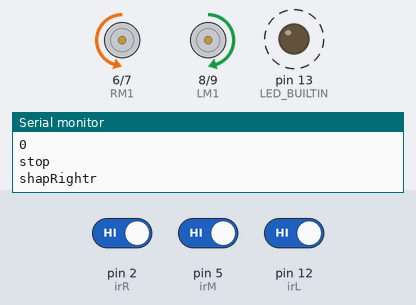
Bench run of a sketch on a simulated Arduino Uno, built with avr-gcc and run on an emulated ATmega328P. Shown: motor-driver pin pairs drawn as motors (green arrow = first pin HIGH = forward, orange = second pin HIGH = backward, longer = more drive, scaled by the enable pin), output pins drawn as LEDs (lit = HIGH), the last lines printed to the serial monitor. Dashed ring = blinking. The test bench sets the inputs (shaded band); at power-on: pin 5 (irM) HIGH, pin 2 (irR) HIGH, pin 12 (irL) HIGH.

Above: at 2.6 s.
2.7 s: pin 5 (irM) driven LOW
At 3.5 s:
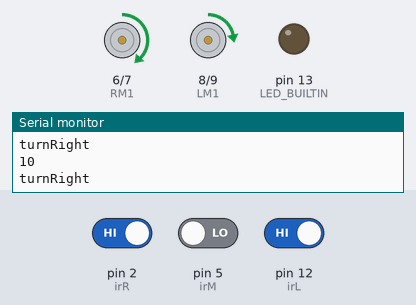
4.2 s: pin 2 (irR) driven LOW
At 4.8 s:
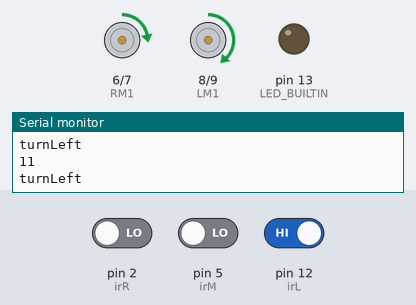
5.7 s: pin 5 (irM) driven HIGH
At 6.3 s:
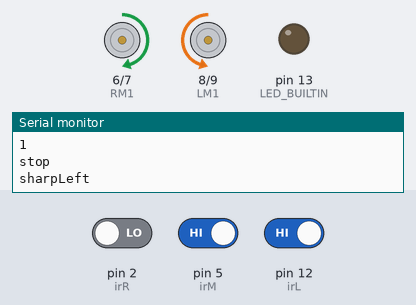
9.2 s: pin 12 (irL) driven LOW
11.2 s: pin 12 (irL) driven HIGH
At 11.8 s:
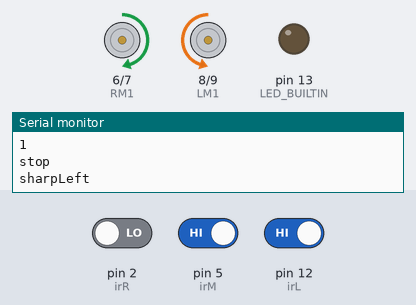
14.7 s: pin 2 (irR) driven HIGH
At 15.6 s:
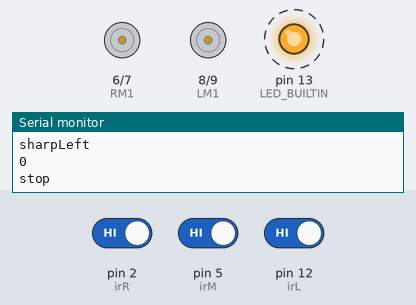
Timing chart, 0 to 19.6 s (numbered marks = the images above; inputs shaded):
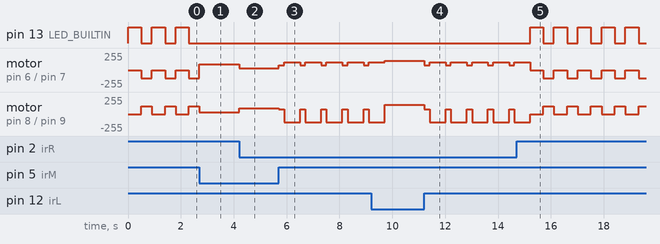

Measured:
- after the input at 2.7 s, pin 13 (LED_BUILTIN): stops changing and stays LOW
- after the input at 4.2 s, motor on pin 6 (RM1) / pin 7 (RM2): forward 90/255 → forward 30/255 at once; motor on pin 8 (LM1) / pin 9 (LM2): forward 30/255 → forward 90/255 at once
- after the input at 5.7 s, motor on pin 6 (RM1) / pin 7 (RM2): alternates forward 120/255 for 0.60 s and forward 70/255 for 0.20 s, starting at once; motor on pin 8 (LM1) / pin 9 (LM2): alternates backward 120/255 for 0.60 s and forward 70/255 for 0.20 s, starting at once
- after the input at 11.2 s, motor on pin 6 (RM1) / pin 7 (RM2): alternates forward 120/255 for 0.60 s and forward 70/255 for 0.20 s, starting at once; motor on pin 8 (LM1) / pin 9 (LM2): alternates backward 120/255 for 0.60 s and forward 70/255 for 0.20 s, starting at once
- after the input at 14.7 s, pin 13 (LED_BUILTIN): alternates HIGH for 0.50 s and LOW for 0.40 s, starting after 0.52 s
- by itself, pin 13 (LED_BUILTIN): alternates HIGH for 0.50 s and LOW for 0.40 s
- by itself, motor on pin 6 (RM1) / pin 7 (RM2): alternates backward 120/255 for 0.40 s and stopped for 0.50 s
- by itself, motor on pin 8 (LM1) / pin 9 (LM2): alternates forward 120/255 for 0.40 s and stopped for 0.50 s

The sketch:

line_follower.ino
```cpp
#define irL 12
#define irM 5
#define irR 2

#define LM1 8
#define LM2 9
#define RM1 6
#define RM2 7

#define enR 3
#define enL 11
// PIN NUMBERS ARE TO BE CHANGED !!!!!!

int senseL,senseM,senseR;
void setup() {
  Serial.begin(9600);
  pinMode(LED_BUILTIN, OUTPUT);
  pinMode(irL, INPUT);
  pinMode(irM, INPUT);
  pinMode(irR, INPUT);
  pinMode(LM1, OUTPUT);
  pinMode(LM2, OUTPUT);
  pinMode(RM1, OUTPUT);
  pinMode(RM2, OUTPUT);
  pinMode(enR, OUTPUT);
  pinMode(enL, OUTPUT);
}

void loop() {
  senseL = digitalRead(irL) ? 0 : 1;
  senseM = digitalRead(irM) ? 0 : 1;
  senseR = digitalRead(irR) ? 0 : 1;
  int detection = 100*senseL + 10*senseM + senseR;
  Serial.println(detection);
  decide(detection);
  delay(100);
}
void decide(int sensorValue) {
  switch(sensorValue) {
    case 101:
      forward();
      break;
    case 110:
      // stop();
      turnRight();
      break;
    case 11:
      //stop();
      turnLeft();
      break;
    case 100:
      forwardTurn();
      delay(200);
      sharpRight();
      delay(500);
      break;
    case 1:
      forwardTurn();
      delay(200);
      sharpLeft();
      delay(500);
      break;
    case 10:
      // stop();
      turnRight();
      break;
    case 0:
      stop();
      delay(200);
      sharpRight();
      delay(300);
      break;
    case 111:
      delay(300);
      stop();
      break;
    // default:
    //   stop();
    //   break;
  }
}

void forward() {
  digitalWrite(LM1, HIGH);
  digitalWrite(LM2, LOW);
  digitalWrite(RM1, HIGH);
  digitalWrite(RM2, LOW);
  digitalWrite(LED_BUILTIN, LOW);

  analogWrite(enL, 140);
  analogWrite(enR, 140);
  Serial.println("forward");
}
void stop() {
  digitalWrite(LM1, LOW);
  digitalWrite(LM2, LOW);
  digitalWrite(RM1, LOW);
  digitalWrite(RM2, LOW);
  digitalWrite(LED_BUILTIN, HIGH);

  analogWrite(enL, 0);
  analogWrite(enR, 0);
  Serial.println("stop");
  delay(300);
}
void turnRight() {
  digitalWrite(LM1, HIGH);
  digitalWrite(LM2, LOW);
  digitalWrite(RM1, HIGH);
  digitalWrite(RM2, LOW);
  digitalWrite(LED_BUILTIN, LOW);

  analogWrite(enL, 90);
  analogWrite(enR, 30);
  Serial.println("turnRight");
}
void turnLeft() {
  digitalWrite(LM1, HIGH);
  digitalWrite(LM2, LOW);
  digitalWrite(RM1, HIGH);
  digitalWrite(RM2, LOW);
  digitalWrite(LED_BUILTIN, LOW);

  analogWrite(enL, 30);
  analogWrite(enR, 90);
  Serial.println("turnLeft");
}
void forwardTurn(){
  digitalWrite(LM1, HIGH);
  digitalWrite(LM2, LOW);
  digitalWrite(RM1, HIGH);
  digitalWrite(RM2, LOW);
  digitalWrite(LED_BUILTIN, LOW);

  analogWrite(enL, 70);
  analogWrite(enR, 70);
  Serial.println("stop");
}
void sharpRight() {
  digitalWrite(LM1, HIGH);
  digitalWrite(LM2, LOW);
  digitalWrite(RM1, LOW);
  digitalWrite(RM2, HIGH); //RIGHT MOTOR POLARITY REVERSED
  digitalWrite(LED_BUILTIN, LOW);

  analogWrite(enL, 120);
  analogWrite(enR, 120);
  Serial.println("shapRightr");
}
void sharpLeft() {
  digitalWrite(LM1, LOW);
  digitalWrite(LM2, HIGH); //LEFT MOTOR POLARITY REVERSED
  digitalWrite(RM1, HIGH);
  digitalWrite(RM2, LOW);
  digitalWrite(LED_BUILTIN, LOW);

  analogWrite(enL, 120);
  analogWrite(enR, 120);
  Serial.println("sharpLeft");
}
```
